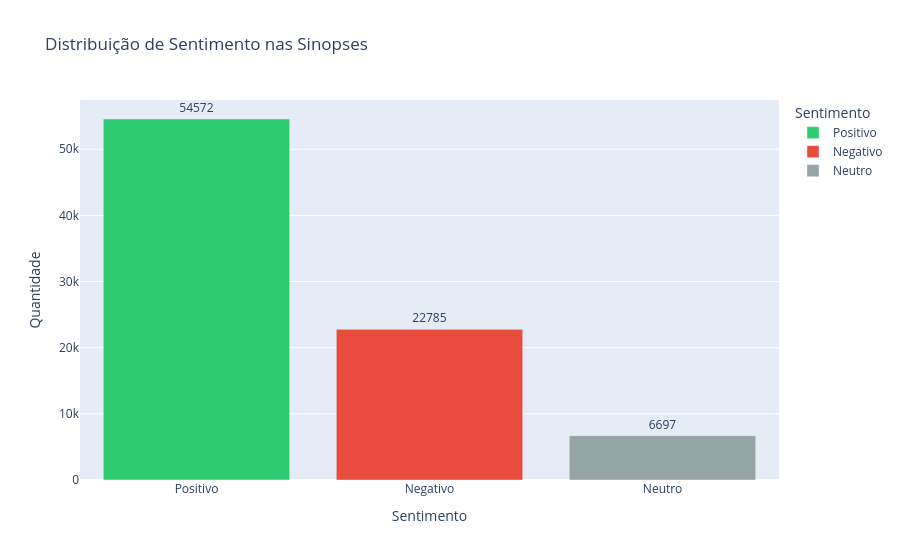
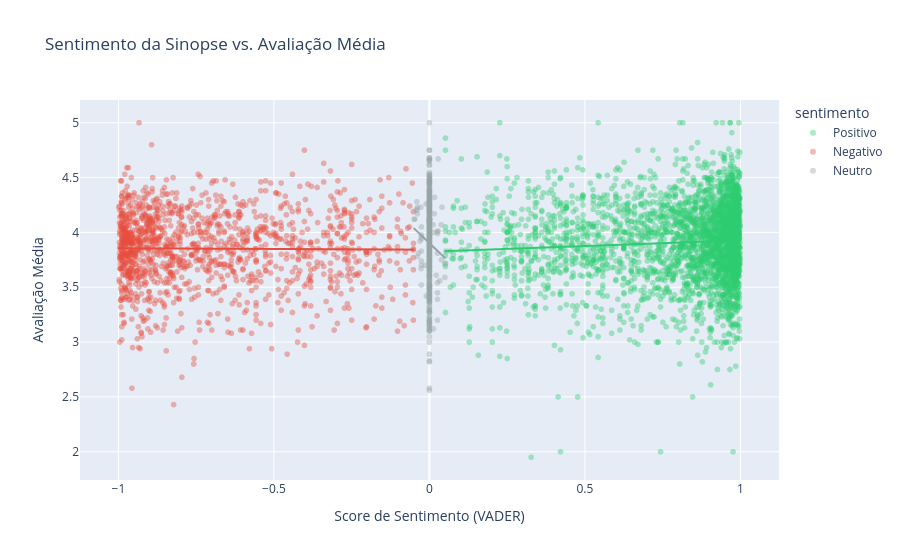

The notebook cell these images were saved under, in order:
### Markdown cell above
## 3. Análise de Sentimento nas Sinopses (PLN)

Para ir além dos metadados numéricos, aplicamos **Processamento de Linguagem Natural (PLN)** 
sobre o campo `desc` (sinopse dos livros). Utilizamos o modelo **VADER** (*Valence Aware Dictionary 
and sEntiment Reasoner*), um analisador de sentimento baseado em léxico, amplamente utilizado 
em textos em inglês.

> **Nota metodológica:** O dataset utilizado não contém resenhas textuais de usuários. 
O campo `desc` foi utilizado como proxy para demonstrar a viabilidade técnica da abordagem PLN. 
A aplicação sobre resenhas reais de usuários é prevista como evolução futura da plataforma Booklog.

O score de sentimento varia de **-1** (muito negativo) a **+1** (muito positivo). 
Cruzamos esse score com o `rating` médio do livro para investigar se obras com sinopses 
mais positivas tendem a ser mais bem avaliadas.

### Code cell
from vaderSentiment.vaderSentiment import SentimentIntensityAnalyzer
import plotly.express as px
import numpy as np

# Calcular score de sentimento para cada sinopse
analyzer = SentimentIntensityAnalyzer()

df_pln = df.dropna(subset=["desc"]).copy()
df_pln["sentiment_score"] = df_pln["desc"].apply(
    lambda x: analyzer.polarity_scores(str(x))["compound"]
)

# Classificar sentimento
def classificar(score):
    if score >= 0.05: return "Positivo"
    elif score <= -0.05: return "Negativo"
    else: return "Neutro"

df_pln["sentimento"] = df_pln["sentiment_score"].apply(classificar)

# Distribuição dos sentimentos
contagem = df_pln["sentimento"].value_counts().reset_index()
contagem.columns = ["Sentimento", "Quantidade"]

fig1 = px.bar(
    contagem,
    x="Sentimento", y="Quantidade",
    color="Sentimento",
    color_discrete_map={"Positivo": "#2ecc71", "Neutro": "#95a5a6", "Negativo": "#e74c3c"},
    title="Distribuição de Sentimento nas Sinopses",
    text="Quantidade"
)
fig1.update_traces(textposition="outside")
fig1.show()

# Scatter: sentiment_score vs rating
df_sample = df_pln[df_pln["rating"] > 0].sample(n=min(5000, len(df_pln)), random_state=42)

fig2 = px.scatter(
    df_sample,
    x="sentiment_score", y="rating",
    color="sentimento",
    color_discrete_map={"Positivo": "#2ecc71", "Neutro": "#95a5a6", "Negativo": "#e74c3c"},
    opacity=0.4,
    trendline="ols",
    title="Sentimento da Sinopse vs. Avaliação Média",
    labels={"sentiment_score": "Score de Sentimento (VADER)", "rating": "Avaliação Média"}
)
fig2.show()

# Resumo estatístico por categoria
resumo = df_pln.groupby("sentimento")["rating"].agg(["mean", "median", "count"]).round(3)
resumo.columns = ["Média Rating", "Mediana Rating", "Qtd Livros"]
print(resumo)
corr_val = df_pln[["sentiment_score", "rating"]].corr().iloc[0,1]
print(f"\nCorrelação Pearson (sentiment_score x rating): {corr_val:.4f}")

### Figure 1 — Plotly figure (JSON) as saved in the notebook; plotly's stock layout.template omitted (floating-point values rounded to 4 significant figures)
{"data": [{"hovertemplate": "Sentimento=%{x}<br>Quantidade=%{text}<extra></extra>", "legendgroup": "Positivo", "marker": {"color": "#2ecc71", "pattern": {"shape": ""}}, "name": "Positivo", "orientation": "v", "showlegend": true, "text": [54570.0], "textposition": "outside", "type": "bar", "x": ["Positivo"], "xaxis": "x", "y": [54572], "yaxis": "y"}, {"hovertemplate": "Sentimento=%{x}<br>Quantidade=%{text}<extra></extra>", "legendgroup": "Negativo", "marker": {"color": "#e74c3c", "pattern": {"shape": ""}}, "name": "Negativo", "orientation": "v", "showlegend": true, "text": [22780.0], "textposition": "outside", "type": "bar", "x": ["Negativo"], "xaxis": "x", "y": [22785], "yaxis": "y"}, {"hovertemplate": "Sentimento=%{x}<br>Quantidade=%{text}<extra></extra>", "legendgroup": "Neutro", "marker": {"color": "#95a5a6", "pattern": {"shape": ""}}, "name": "Neutro", "orientation": "v", "showlegend": true, "text": [6697.0], "textposition": "outside", "type": "bar", "x": ["Neutro"], "xaxis": "x", "y": [6697], "yaxis": "y"}], "layout": {"barmode": "relative", "legend": {"title": {"text": "Sentimento"}, "tracegroupgap": 0}, "title": {"text": "Distribuição de Sentimento nas Sinopses"}, "xaxis": {"anchor": "y", "categoryarray": ["Positivo", "Negativo", "Neutro"], "categoryorder": "array", "domain": [0, 1], "title": {"text": "Sentimento"}}, "yaxis": {"anchor": "x", "domain": [0, 1], "title": {"text": "Quantidade"}}}}

### Figure 2 — Plotly figure (JSON) as saved in the notebook; plotly's stock layout.template omitted (floating-point values rounded to 4 significant figures; data arrays with more than 128 entries replaced by an {"elided": "..."} marker saying what was removed)
{"data": [{"hovertemplate": "sentimento=Positivo<br>Score de Sentimento (VADER)=%{x}<br>Avaliação Média=%{y}<extra></extra>", "legendgroup": "Positivo", "marker": {"color": "#2ecc71", "opacity": 0.4, "symbol": "circle"}, "mode": "markers", "name": "Positivo", "showlegend": true, "type": "scattergl", "x": {"elided": "3265 float values"}, "xaxis": "x", "y": {"elided": "3265 float values"}, "yaxis": "y"}, {"hovertemplate": "<b>OLS trendline</b><br>rating = 0.104286 * sentiment_score + 3.82383<br>R<sup>2</sup>=0.004718<br><br>sentimento=Positivo<br>Score de Sentimento (VADER)=%{x}<br>Avaliação Média=%{y} <b>(trend)</b><extra></extra>", "legendgroup": "Positivo", "marker": {"color": "#2ecc71", "symbol": "circle"}, "mode": "lines", "name": "Positivo", "showlegend": false, "type": "scattergl", "x": {"elided": "3265 float values"}, "xaxis": "x", "y": {"elided": "3265 float values"}, "yaxis": "y"}, {"hovertemplate": "sentimento=Negativo<br>Score de Sentimento (VADER)=%{x}<br>Avaliação Média=%{y}<extra></extra>", "legendgroup": "Negativo", "marker": {"color": "#e74c3c", "opacity": 0.4, "symbol": "circle"}, "mode": "markers", "name": "Negativo", "showlegend": true, "type": "scattergl", "x": {"elided": "1340 float values"}, "xaxis": "x", "y": {"elided": "1340 float values"}, "yaxis": "y"}, {"hovertemplate": "<b>OLS trendline</b><br>rating = -0.0129829 * sentiment_score + 3.8428<br>R<sup>2</sup>=0.000109<br><br>sentimento=Negativo<br>Score de Sentimento (VADER)=%{x}<br>Avaliação Média=%{y} <b>(trend)</b><extra></extra>", "legendgroup": "Negativo", "marker": {"color": "#e74c3c", "symbol": "circle"}, "mode": "lines", "name": "Negativo", "showlegend": false, "type": "scattergl", "x": {"elided": "1340 float values"}, "xaxis": "x", "y": {"elided": "1340 float values"}, "yaxis": "y"}, {"hovertemplate": "sentimento=Neutro<br>Score de Sentimento (VADER)=%{x}<br>Avaliação Média=%{y}<extra></extra>", "legendgroup": "Neutro", "marker": {"color": "#95a5a6", "opacity": 0.4, "symbol": "circle"}, "mode": "markers", "name": "Neutro", "showlegend": true, "type": "scattergl", "x": {"elided": "395 float values"}, "xaxis": "x", "y": {"elided": "395 float values"}, "yaxis": "y"}, {"hovertemplate": "<b>OLS trendline</b><br>rating = -2.7068 * sentiment_score + 3.90208<br>R<sup>2</sup>=0.004935<br><br>sentimento=Neutro<br>Score de Sentimento (VADER)=%{x}<br>Avaliação Média=%{y} <b>(trend)</b><extra></extra>", "legendgroup": "Neutro", "marker": {"color": "#95a5a6", "symbol": "circle"}, "mode": "lines", "name": "Neutro", "showlegend": false, "type": "scattergl", "x": {"elided": "395 float values"}, "xaxis": "x", "y": {"elided": "395 float values"}, "yaxis": "y"}], "layout": {"legend": {"title": {"text": "sentimento"}, "tracegroupgap": 0}, "title": {"text": "Sentimento da Sinopse vs. Avaliação Média"}, "xaxis": {"anchor": "y", "domain": [0, 1], "title": {"text": "Score de Sentimento (VADER)"}}, "yaxis": {"anchor": "x", "domain": [0, 1], "title": {"text": "Avaliação Média"}}}}
